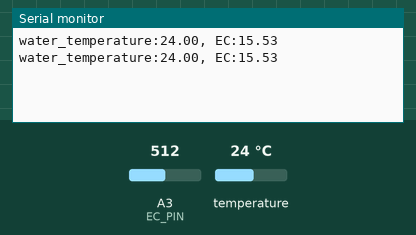
This sketch was run on a simulated Arduino Uno, built with avr-gcc and run on an emulated ATmega328P. Parts: the last lines printed to the serial monitor. The test bench sets the inputs (shaded band); at power-on: temperature 24 °C, A3 (EC_PIN) = 512.

Above: at 2.8 s.
2.9 s: temperature set to 12 °C
At 4.2 s:
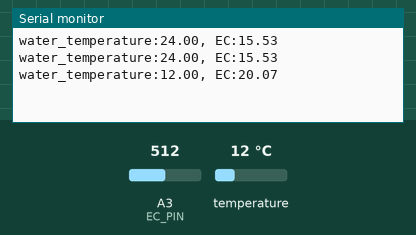
4.4 s: A3 (EC_PIN) set to 716
At 5.2 s:
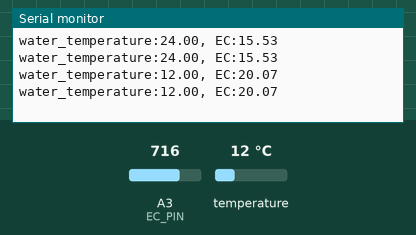
5.9 s: temperature set to 19 °C
At 5.9 s:
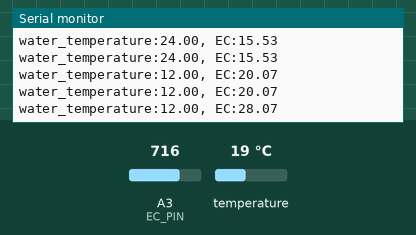
7.4 s: A3 (EC_PIN) set to 900
At 8.6 s:
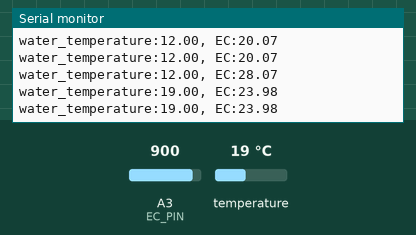
Timing chart, 0 to 9.9 s (numbered marks = the images above; inputs shaded):
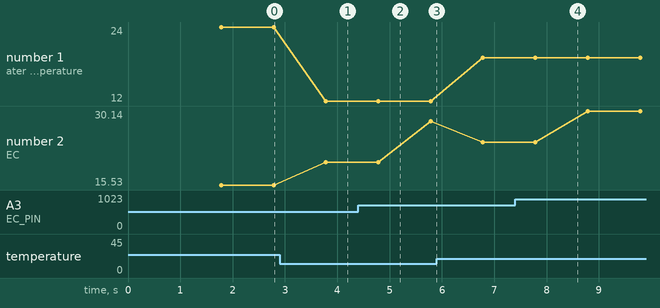

Measured:
- after the input at 2.9 s, the serial monitor: prints a new line after 0.88 s (image 1)
- plotted number 1: 24 → 12 after the input at 2.9 s, 12 → 19 after the input at 5.9 s
- plotted number 2: 15.53 → 20.07 after the input at 2.9 s, 20.07 → 28.07 after the input at 4.4 s, 28.07 → 23.98 after the input at 5.9 s, 23.98 → 30.14 after the input at 7.4 s

The sketch:

DFR_EC_withTemp.ino
```cpp
// (licence header left out)
#include "../../lib/DFRobot_EC/DFRobot_EC.h"
#include <EEPROM.h>
#include "../../lib/OneWire/OneWire.h"
#include "../../lib/DallasTemperature/DallasTemperature.h"

#define EC_PIN A3
float voltage,ecValue,temperature = 25;
DFRobot_EC ec;

#define ONE_WIRE_BUS 10
OneWire oneWire(ONE_WIRE_BUS);
DallasTemperature water_probe(&oneWire);


void setup()
{
  Serial.begin(115200);
  ec.begin();
  water_probe.begin();

}

void loop()
{
    static unsigned long timepoint = millis();
    if(millis()-timepoint>1000U)  //time interval: 1s
    {
      timepoint = millis();
      voltage = analogRead(EC_PIN)/1024.0*5000;   // read the voltage
      temperature = readTemperature();          // read your temperature sensor to execute temperature compensation
      ecValue =  ec.readEC(voltage,temperature);  // convert voltage to EC with temperature compensation
      Serial.print("water_temperature:");
      Serial.print(temperature,2);
      Serial.print(", EC:");
      Serial.println(ecValue,2);
    }
    ec.calibration(voltage,temperature);          // calibration process by Serail CMD
}

float readTemperature()
{
  water_probe.requestTemperatures();  // Send command to get temperature readings

  float temperatureC = water_probe.getTempCByIndex(0);  // Read temperature in Celsius

  // Check if the sensor is connected
  if (temperatureC == DEVICE_DISCONNECTED_C) {
    Serial.println("Error: DS18B20 not detected!");
    return 25;
  } else {
    return temperatureC;
  }

  }
```
